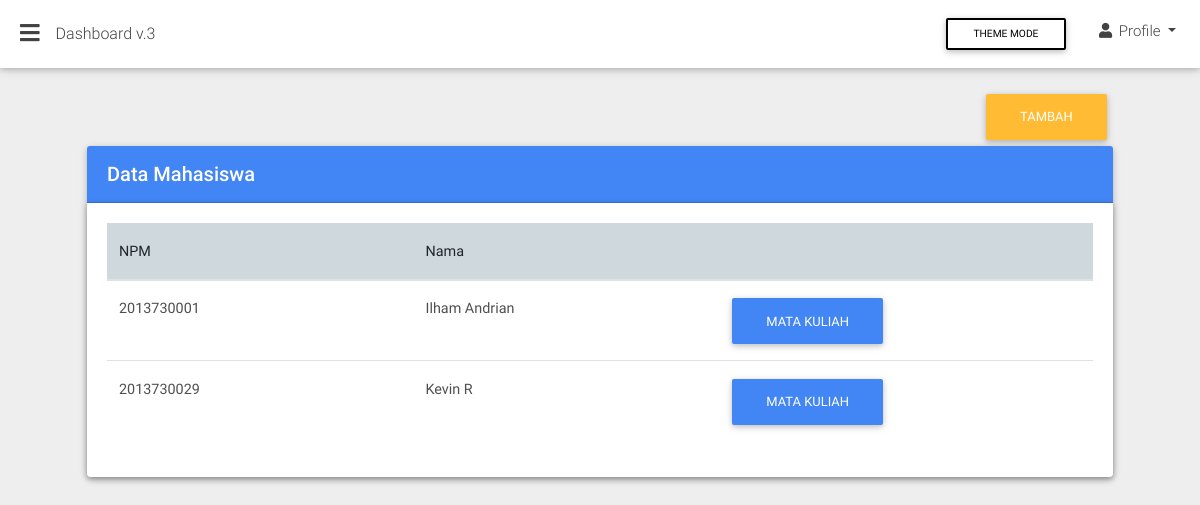
Before: /index.php?page=mahasiswa with the older database file.
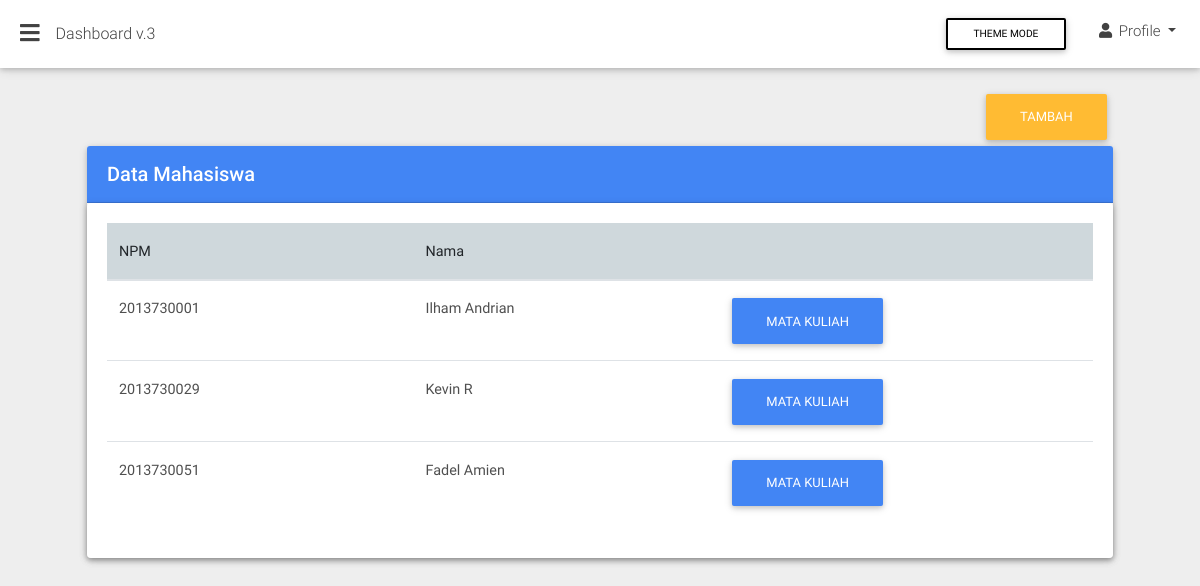
After: the same page with the newer database file.
### tables this page shows
CREATE TABLE `mahasiswa` (
  `id` bigint(100) NOT NULL,
  `npm` bigint(10) NOT NULL,
  `nama` varchar(25) NOT NULL DEFAULT 'DEFAULT NAME',
  `session_key` text NOT NULL,
  `email` varchar(99) NOT NULL,
  `password` varchar(99) NOT NULL
);

### views/mahasiswa/mahasiswa.php (the view, shortened to what this page needs)
<div class="container-fluid">
    <section class="pb-3">
        <div class="row">
        	<div class="col-12 text-right">
        		<a href="?page=new_mahasiswa">
        			<button class="btn btn-warning  text-right">
        				Tambah
        			</button>
        		</a>
        	</div>
          <div class="col-12">
            <div class="card">
              	<div class="card-header white-text primary-color">
                	<h5 class="font-weight-500 my-1">Data Mahasiswa</h5>
              	</div>
              	<div class="card">
		          	<div class="card-body table-responsive">
		            	<table class="table">
		              		<thead>
		                		<tr class="blue-grey lighten-4">
		                  			<th class="th-lg">NPM</th>
		                  			<th class="th-lg">Nama</th>
		                  			<th></th>
		                		</tr>
			              	</thead>
			              	<tbody>
			              		<?php
									$servername = "localhost";
									$username = "root";
									$password = "";
									$dbname = "skripsi";
									$conn = mysqli_connect($servername, $username, $password, $dbname);
									$sql = "SELECT id,npm, nama FROM mahasiswa";
									$result = mysqli_query($conn, $sql);
									if (mysqli_num_rows($result) > 0) {
									    while($row = mysqli_fetch_assoc($result)) {
									        echo "<tr>";
									        echo "<td>".$row["npm"]."</td>";
				                  			echo "<td>".$row["nama"]."</td>";
				                  			echo "<td>";
				                  			echo "<a href='index.php?page=mahasiswa-mk&id=".$row["id"]."' class='btn btn-primary'> Mata Kuliah </a>";
				                  			echo "</td>";
									    }
									}
									?>
			              </tbody>
		            	</table>
		          	</div>
		        </div>
            </div>
        </div>
    </section>
</div>

Changed rows visible on the page:
added mahasiswa: npm "2013730051", nama "Fadel Amien"
